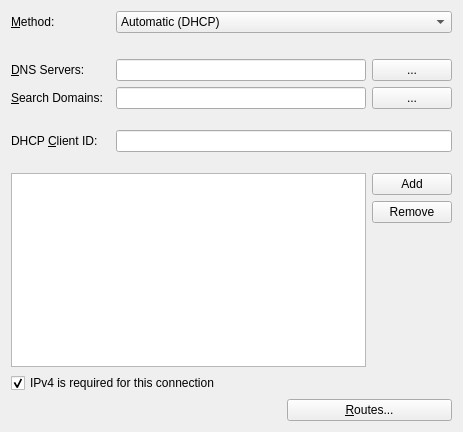
<?xml version="1.0" encoding="UTF-8"?>
<ui version="4.0">
 <class>IPv4Widget</class>
 <widget class="QWidget" name="IPv4Widget">
  <property name="geometry">
   <rect>
    <x>0</x>
    <y>0</y>
    <width>463</width>
    <height>432</height>
   </rect>
  </property>
  <property name="windowTitle">
   <string>IPv4 Address</string>
  </property>
  <property name="toolTip">
   <string extracomment="Advanced IP settings"/>
  </property>
  <layout class="QGridLayout" name="gridLayout_2">
   <item row="0" column="0">
    <widget class="QLabel" name="label">
     <property name="sizePolicy">
      <sizepolicy hsizetype="Minimum" vsizetype="Preferred">
       <horstretch>0</horstretch>
       <verstretch>0</verstretch>
      </sizepolicy>
     </property>
     <property name="text">
      <string>&amp;Method:</string>
     </property>
     <property name="buddy">
      <cstring>method</cstring>
     </property>
    </widget>
   </item>
   <item row="0" column="1" colspan="2">
    <widget class="KComboBox" name="method">
     <item>
      <property name="text">
       <string>Automatic (DHCP)</string>
      </property>
     </item>
     <item>
      <property name="text">
       <string comment="like in use Manual configuration">Manual</string>
      </property>
     </item>
     <item>
      <property name="text">
       <string>Link-Local</string>
      </property>
     </item>
     <item>
      <property name="text">
       <string>Shared to other computers</string>
      </property>
     </item>
     <item>
      <property name="text">
       <string comment="like in this setting is Disabled">Disabled</string>
      </property>
     </item>
    </widget>
   </item>
   <item row="1" column="1">
    <spacer name="verticalSpacer">
     <property name="orientation">
      <enum>Qt::Vertical</enum>
     </property>
     <property name="sizeType">
      <enum>QSizePolicy::Minimum</enum>
     </property>
     <property name="sizeHint" stdset="0">
      <size>
       <width>20</width>
       <height>20</height>
      </size>
     </property>
    </spacer>
   </item>
   <item row="2" column="0">
    <widget class="QLabel" name="dnsLabel">
     <property name="sizePolicy">
      <sizepolicy hsizetype="Minimum" vsizetype="Preferred">
       <horstretch>0</horstretch>
       <verstretch>0</verstretch>
      </sizepolicy>
     </property>
     <property name="text">
      <string comment="@info">&amp;DNS Servers:</string>
     </property>
     <property name="textFormat">
      <enum>Qt::AutoText</enum>
     </property>
     <property name="buddy">
      <cstring>dns</cstring>
     </property>
    </widget>
   </item>
   <item row="2" column="1" colspan="2">
    <layout class="QHBoxLayout" name="horizontalLayout_2">
     <item>
      <widget class="KLineEdit" name="dns">
       <property name="sizePolicy">
        <sizepolicy hsizetype="Expanding" vsizetype="Fixed">
         <horstretch>0</horstretch>
         <verstretch>0</verstretch>
        </sizepolicy>
       </property>
       <property name="minimumSize">
        <size>
         <width>250</width>
         <height>0</height>
        </size>
       </property>
       <property name="toolTip">
        <string>Use this field to specify the IP address(es) of one or more DNS servers. Use ',' to separate entries.</string>
       </property>
      </widget>
     </item>
     <item>
      <widget class="KPushButton" name="dnsMorePushButton">
       <property name="text">
        <string>...</string>
       </property>
      </widget>
     </item>
    </layout>
   </item>
   <item row="3" column="0">
    <widget class="QLabel" name="dnsSearchLabel">
     <property name="sizePolicy">
      <sizepolicy hsizetype="Minimum" vsizetype="Preferred">
       <horstretch>0</horstretch>
       <verstretch>0</verstretch>
      </sizepolicy>
     </property>
     <property name="text">
      <string comment="@info">&amp;Search Domains:</string>
     </property>
     <property name="buddy">
      <cstring>dnsSearch</cstring>
     </property>
    </widget>
   </item>
   <item row="3" column="1" colspan="2">
    <layout class="QHBoxLayout" name="horizontalLayout_5">
     <item>
      <widget class="KLineEdit" name="dnsSearch">
       <property name="minimumSize">
        <size>
         <width>250</width>
         <height>0</height>
        </size>
       </property>
      </widget>
     </item>
     <item>
      <widget class="KPushButton" name="dnsSearchMorePushButton">
       <property name="text">
        <string>...</string>
       </property>
      </widget>
     </item>
    </layout>
   </item>
   <item row="4" column="1">
    <spacer name="verticalSpacer_5">
     <property name="orientation">
      <enum>Qt::Vertical</enum>
     </property>
     <property name="sizeType">
      <enum>QSizePolicy::Fixed</enum>
     </property>
     <property name="sizeHint" stdset="0">
      <size>
       <width>17</width>
       <height>15</height>
      </size>
     </property>
    </spacer>
   </item>
   <item row="5" column="0">
    <widget class="QLabel" name="labelDhcpClientId">
     <property name="sizePolicy">
      <sizepolicy hsizetype="Minimum" vsizetype="Preferred">
       <horstretch>0</horstretch>
       <verstretch>0</verstretch>
      </sizepolicy>
     </property>
     <property name="text">
      <string>DHCP &amp;Client ID:</string>
     </property>
     <property name="buddy">
      <cstring>dhcpClientId</cstring>
     </property>
    </widget>
   </item>
   <item row="6" column="1">
    <spacer name="verticalSpacer_2">
     <property name="orientation">
      <enum>Qt::Vertical</enum>
     </property>
     <property name="sizeType">
      <enum>QSizePolicy::Fixed</enum>
     </property>
     <property name="sizeHint" stdset="0">
      <size>
       <width>17</width>
       <height>15</height>
      </size>
     </property>
    </spacer>
   </item>
   <item row="7" column="0" colspan="3">
    <layout class="QGridLayout" name="gridLayout">
     <item row="1" column="1">
      <widget class="QPushButton" name="btnRemove">
       <property name="text">
        <string>Remove</string>
       </property>
       <property name="icon">
        <iconset theme="list-remove">
         <normaloff/>
        </iconset>
       </property>
      </widget>
     </item>
     <item row="0" column="1">
      <widget class="QPushButton" name="btnAdd">
       <property name="text">
        <string>Add</string>
       </property>
       <property name="icon">
        <iconset theme="list-add">
         <normaloff/>
        </iconset>
       </property>
      </widget>
     </item>
     <item row="0" column="0" rowspan="3">
      <widget class="QTableView" name="tableViewAddresses">
       <property name="sizePolicy">
        <sizepolicy hsizetype="MinimumExpanding" vsizetype="MinimumExpanding">
         <horstretch>0</horstretch>
         <verstretch>0</verstretch>
        </sizepolicy>
       </property>
       <property name="toolTip">
        <string>Addresses</string>
       </property>
       <property name="selectionMode">
        <enum>QAbstractItemView::SingleSelection</enum>
       </property>
       <property name="selectionBehavior">
        <enum>QAbstractItemView::SelectRows</enum>
       </property>
       <attribute name="horizontalHeaderStretchLastSection">
        <bool>true</bool>
       </attribute>
       <attribute name="verticalHeaderVisible">
        <bool>false</bool>
       </attribute>
      </widget>
     </item>
     <item row="2" column="1">
      <spacer name="verticalSpacer_3">
       <property name="orientation">
        <enum>Qt::Vertical</enum>
       </property>
       <property name="sizeType">
        <enum>QSizePolicy::MinimumExpanding</enum>
       </property>
       <property name="sizeHint" stdset="0">
        <size>
         <width>20</width>
         <height>40</height>
        </size>
       </property>
      </spacer>
     </item>
    </layout>
   </item>
   <item row="8" column="0" colspan="2">
    <widget class="QCheckBox" name="ipv4RequiredCB">
     <property name="text">
      <string>IPv4 is required for this connection</string>
     </property>
     <property name="checked">
      <bool>true</bool>
     </property>
    </widget>
   </item>
   <item row="9" column="2">
    <widget class="QPushButton" name="btnRoutes">
     <property name="sizePolicy">
      <sizepolicy hsizetype="Preferred" vsizetype="Fixed">
       <horstretch>0</horstretch>
       <verstretch>0</verstretch>
      </sizepolicy>
     </property>
     <property name="text">
      <string>&amp;Routes...</string>
     </property>
    </widget>
   </item>
   <item row="5" column="1" colspan="2">
    <widget class="KLineEdit" name="dhcpClientId">
     <property name="toolTip">
      <string>Use this field to specify the DHCP client ID which is a string sent to the DHCP server to identify the local machine that the DHCP server may use to customize the DHCP lease and options.</string>
     </property>
    </widget>
   </item>
   <item row="9" column="0" colspan="2">
    <spacer name="horizontalSpacer">
     <property name="orientation">
      <enum>Qt::Horizontal</enum>
     </property>
     <property name="sizeHint" stdset="0">
      <size>
       <width>40</width>
       <height>20</height>
      </size>
     </property>
    </spacer>
   </item>
  </layout>
 </widget>
 <customwidgets>
  <customwidget>
   <class>KComboBox</class>
   <extends>QComboBox</extends>
   <header>kcombobox.h</header>
  </customwidget>
  <customwidget>
   <class>KLineEdit</class>
   <extends>QLineEdit</extends>
   <header>klineedit.h</header>
  </customwidget>
  <customwidget>
   <class>KPushButton</class>
   <extends>QPushButton</extends>
   <header>kpushbutton.h</header>
  </customwidget>
 </customwidgets>
 <tabstops>
  <tabstop>method</tabstop>
  <tabstop>dns</tabstop>
  <tabstop>dnsMorePushButton</tabstop>
  <tabstop>dnsSearch</tabstop>
  <tabstop>dnsSearchMorePushButton</tabstop>
  <tabstop>dhcpClientId</tabstop>
  <tabstop>tableViewAddresses</tabstop>
  <tabstop>btnAdd</tabstop>
  <tabstop>btnRemove</tabstop>
  <tabstop>ipv4RequiredCB</tabstop>
  <tabstop>btnRoutes</tabstop>
 </tabstops>
 <resources/>
 <connections/>
</ui>
